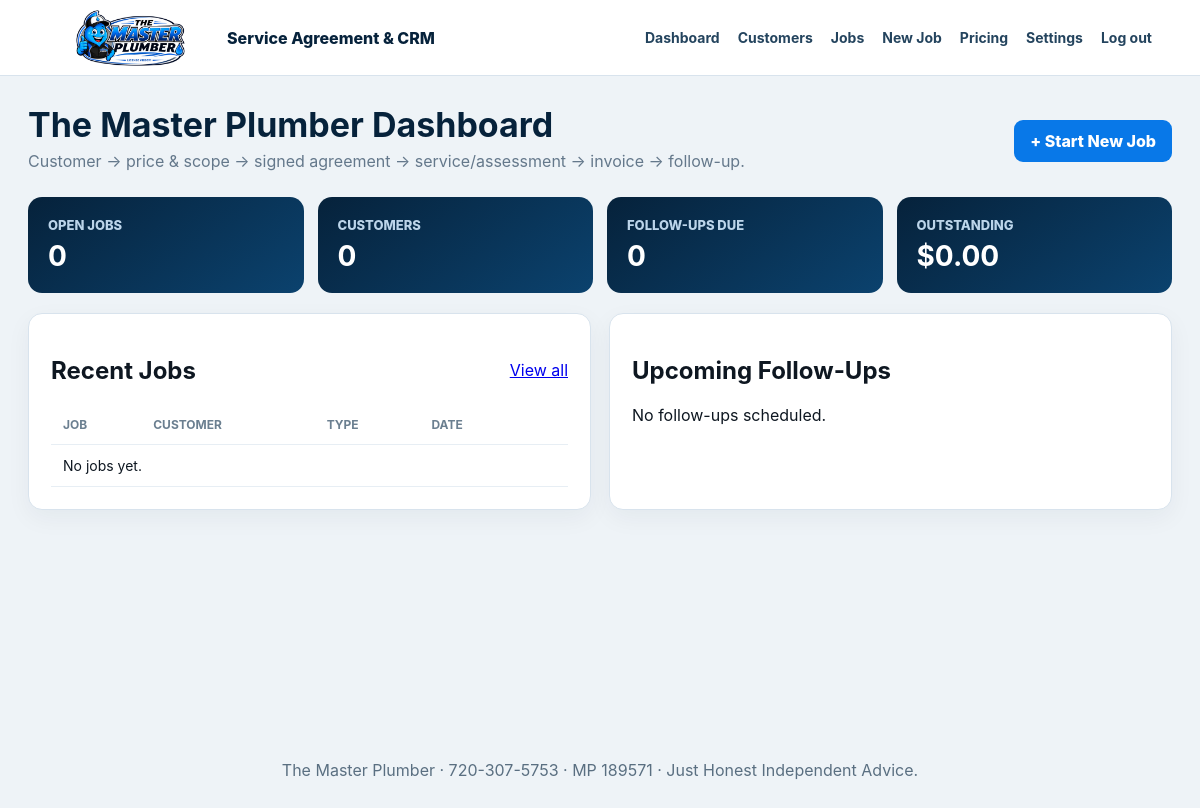
The page / (signed in) on the database its author committed.
### tables this page shows
CREATE TABLE settings(key TEXT PRIMARY KEY, value TEXT);

### app.py (the view)
@app.get("/", response_class=HTMLResponse)
def dashboard(request:Request):
    require_login(request); conn=db()
    stats={
      "open":conn.execute("SELECT COUNT(*) FROM jobs WHERE status!='Closed'").fetchone()[0],
      "customers":conn.execute("SELECT COUNT(*) FROM customers").fetchone()[0],
      "unpaid":conn.execute("SELECT COALESCE(SUM(total-amount_paid),0) FROM invoices WHERE status NOT IN ('Paid','Void')").fetchone()[0],
      "month":conn.execute("SELECT COALESCE(SUM(amount_paid),0) FROM invoices WHERE substr(updated_at,1,7)=?",(date.today().isoformat()[:7],)).fetchone()[0],
      "followups":conn.execute("SELECT COUNT(*) FROM followups WHERE status!='Sent' AND due_date<=?",(date.today().isoformat(),)).fetchone()[0]
    }
    jobs=conn.execute("""SELECT j.*, c.name customer_name, p.address FROM jobs j JOIN customers c ON c.id=j.customer_id JOIN properties p ON p.id=j.property_id ORDER BY j.id DESC LIMIT 12""").fetchall()
    due=conn.execute("""SELECT f.*,c.name customer_name,c.email,j.job_number FROM followups f JOIN customers c ON c.id=f.customer_id LEFT JOIN jobs j ON j.id=f.job_id WHERE f.status!='Sent' ORDER BY f.due_date LIMIT 8""").fetchall()
    conn.close(); return templates.TemplateResponse("dashboard.html", context(request,stats=stats,jobs=jobs,due_followups=due))

### templates/dashboard.html
{% extends 'base.html' %}{% block content %}<div class="hero"><div><h1>The Master Plumber Dashboard</h1><p>Customer → price & scope → signed agreement → service/assessment → invoice → follow-up.</p></div><a class="btn" href="/jobs/new">+ Start New Job</a></div><div class="stats"><div><span>Open Jobs</span><b>{{ stats.open }}</b></div><div><span>Customers</span><b>{{ stats.customers }}</b></div><div><span>Follow-Ups Due</span><b>{{ stats.followups }}</b></div><div><span>Outstanding</span><b>${{ '%.2f'|format(stats.unpaid) }}</b></div></div><div class="grid-2"><div class="panel"><div class="panel-head"><h2>Recent Jobs</h2><a href="/jobs">View all</a></div><div class="table-wrap"><table><thead><tr><th>Job</th><th>Customer</th><th>Type</th><th>Date</th><th></th></tr></thead><tbody>{% for j in jobs %}<tr><td><b>{{j.job_number}}</b></td><td>{{j.customer_name}}</td><td>{{j.job_type}}</td><td>{{j.scheduled_date or j.created_at[:10]}}</td><td><a href="/jobs/{{j.id}}">Open</a></td></tr>{% else %}<tr><td colspan="5">No jobs yet.</td></tr>{% endfor %}</tbody></table></div></div><div class="panel"><h2>Upcoming Follow-Ups</h2>{% for f in due_followups %}<p><b>{{f.due_date}}</b> · {{f.customer_name}}<br>{{f.subject}} {% if f.job_number %}· <a href="/jobs/{{f.job_id}}/followups">{{f.job_number}}</a>{% endif %}</p>{% else %}<p>No follow-ups scheduled.</p>{% endfor %}</div></div>{% endblock %}

### templates/base.html
<!doctype html><html><head><meta charset="utf-8"><meta name="viewport" content="width=device-width,initial-scale=1"><title>{{ title or 'The Master Plumber' }}</title><link rel="stylesheet" href="/static/app.css"></head><body>
<header class="top"><a href="/" class="brand"><img src="/static/logo.png"><span>Service Agreement & CRM</span></a>{% if current_user %}<nav><a href="/">Dashboard</a><a href="/customers">Customers</a><a href="/jobs">Jobs</a><a href="/jobs/new">New Job</a><a href="/pricing">Pricing</a><a href="/settings">Settings</a><a href="/logout">Log out</a></nav>{% endif %}</header>
<main class="wrap">{% block content %}{% endblock %}</main>
<footer>{{ biz.business_name }} · {{ biz.phone }} · {{ biz.license }} · Just Honest Independent Advice.</footer>
<script src="/static/app.js"></script></body></html>

### static/app.css (style rules this page uses)
:root { --blue:#0878e8;--navy:#06223b;--ink:#0e1721;--light:#f3f7fb;--line:#d8e3ed;--danger:#c83b35 }
* { box-sizing:border-box }
body { margin:0;background:#eef3f7;color:var(--ink);font-family:Inter,Arial,sans-serif }
.top { min-height:76px;padding:8px 4vw;display:flex;align-items:center;justify-content:space-between;background:#fff;border-bottom:1px solid var(--line);position:sticky;top:0;z-index:10 }
.brand { display:flex;align-items:center;gap:14px;color:var(--navy);font-weight:800;text-decoration:none }
.brand img { width:165px;height:58px;object-fit:contain }
.top nav { display:flex;gap:18px;flex-wrap:wrap }
.top nav a { color:#24445e;text-decoration:none;font-weight:700;font-size:14px }
.wrap { max-width:1180px;margin:28px auto;padding:0 18px;min-height:75vh }
footer { text-align:center;padding:28px;color:#5a6f81 }
.hero { display:flex;justify-content:space-between;align-items:center;gap:18px;margin-bottom:20px }
.hero h1 { font-size:34px;margin:0;color:var(--navy) }
.hero p { margin:6px 0;color:#64788b }
.btn,button { display:inline-block;background:var(--blue);color:white;border:0;border-radius:9px;padding:11px 16px;font-weight:800;text-decoration:none;cursor:pointer }
.panel { background:white;border:1px solid var(--line);border-radius:14px;padding:22px;margin-bottom:20px;box-shadow:0 8px 24px rgba(10,39,62,.05) }
.panel-head { display:flex;justify-content:space-between;align-items:center }
.stats { display:grid;grid-template-columns:repeat(4,1fr);gap:14px;margin-bottom:20px }
.stats div { background:linear-gradient(145deg,#06223b,#0b426e);color:white;border-radius:14px;padding:20px }
.stats span { display:block;color:#bcd5ea;font-size:13px;text-transform:uppercase;font-weight:800 }
.stats b { display:block;font-size:28px;margin-top:6px }
.table-wrap { overflow:auto }
table { border-collapse:collapse;width:100% }
th,td { text-align:left;padding:12px;border-bottom:1px solid #e7eef4;font-size:14px }
th { font-size:12px;text-transform:uppercase;color:#6b7f90 }
.grid-2 { display:grid;grid-template-columns:1fr 1fr;gap:18px }

### rows shown on the page
settings: business_name "The Master Plumber"
settings: phone "720-307-5753"
settings: license "MP 189571"

### other values the page prints
{{ stats.open }} "0"
{{ stats.customers }} "0"
{{ stats.followups }} "0"
{{ '%.2f'|format(stats.unpaid) }} "0.00"
